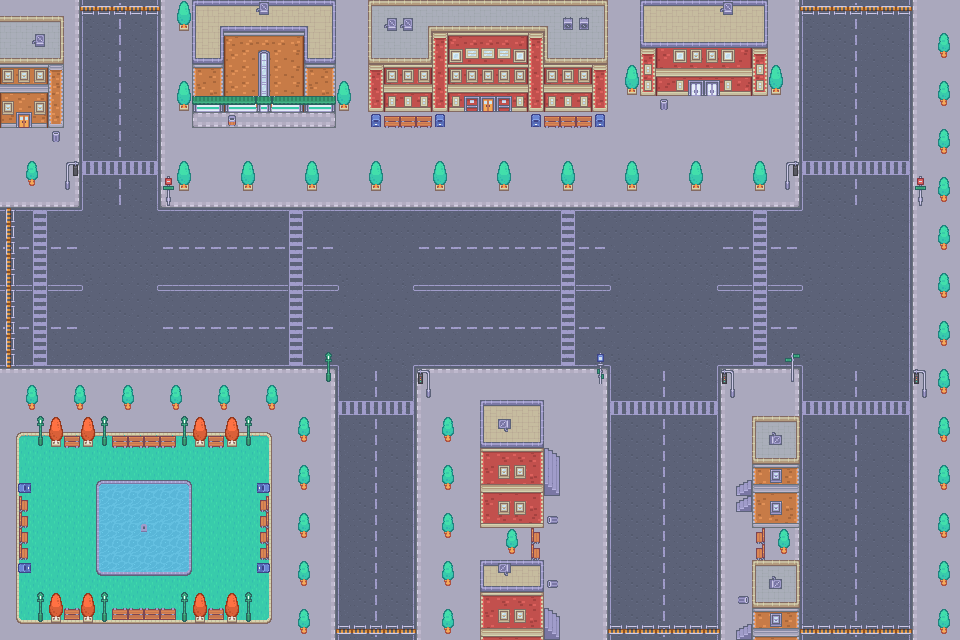

Below is a game level as drawn by its tile map, then a one-line description and the .tmx that defines it (tile-layer data replaced by summaries):
An orthogonal 60x40 tile map with 16x16 px tiles, 12 tile layers (Road, Ground, Grass, Lake, ...).

<map version="1.10" tiledversion="1.12.2" orientation="orthogonal" renderorder="right-down" width="60" height="40" tilewidth="16" tileheight="16" infinite="0" nextlayerid="13" nextobjectid="1">
 <tileset firstgid="1" source="v1.tsx" />
 <layer id="1" name="Road" width="60" height="40" locked="1">
  <data>[2400 cells, 2400 non-empty, 18 distinct tile ids]</data>
 </layer>
 <layer id="2" name="Ground" width="60" height="40" locked="1">
  <data>[2400 cells, 1351 non-empty, 12 distinct tile ids]</data>
 </layer>
 <layer id="10" name="Grass" width="60" height="40" locked="1">
  <data>[2400 cells, 192 non-empty, 9 distinct tile ids]</data>
 </layer>
 <layer id="11" name="Lake" width="60" height="40" locked="1">
  <data>[2400 cells, 36 non-empty, 13 distinct tile ids]</data>
 </layer>
 <layer id="3" name="light/signal" width="60" height="40" locked="1">
  <data>[2400 cells, 36 non-empty, 11 distinct tile ids]</data>
 </layer>
 <layer id="4" name="House" width="60" height="40" locked="1">
  <data>[2400 cells, 340 non-empty, 82 distinct tile ids]</data>
 </layer>
 <layer id="5" name="Windows/Doors" width="60" height="40" locked="1">
  <data>[2400 cells, 87 non-empty, 17 distinct tile ids]</data>
 </layer>
 <layer id="7" name="Trees" width="60" height="40" locked="1">
  <data>[2400 cells, 174 non-empty, 8 distinct tile ids]</data>
 </layer>
 <layer id="12" name="Decors on road" width="60" height="40" locked="1">
  <data>[2400 cells, 41 non-empty, 1 distinct tile ids]</data>
 </layer>
 <layer id="6" name="Decors on roof" width="60" height="40" locked="1">
  <data>[2400 cells, 20 non-empty, 6 distinct tile ids]</data>
 </layer>
 <layer id="8" name="Bins" width="60" height="40" locked="1">
  <data>[2400 cells, 14 non-empty, 3 distinct tile ids]</data>
 </layer>
 <layer id="9" name="Chairs" width="60" height="40" locked="1">
  <data>[2400 cells, 30 non-empty, 3 distinct tile ids]</data>
 </layer>
</map>
